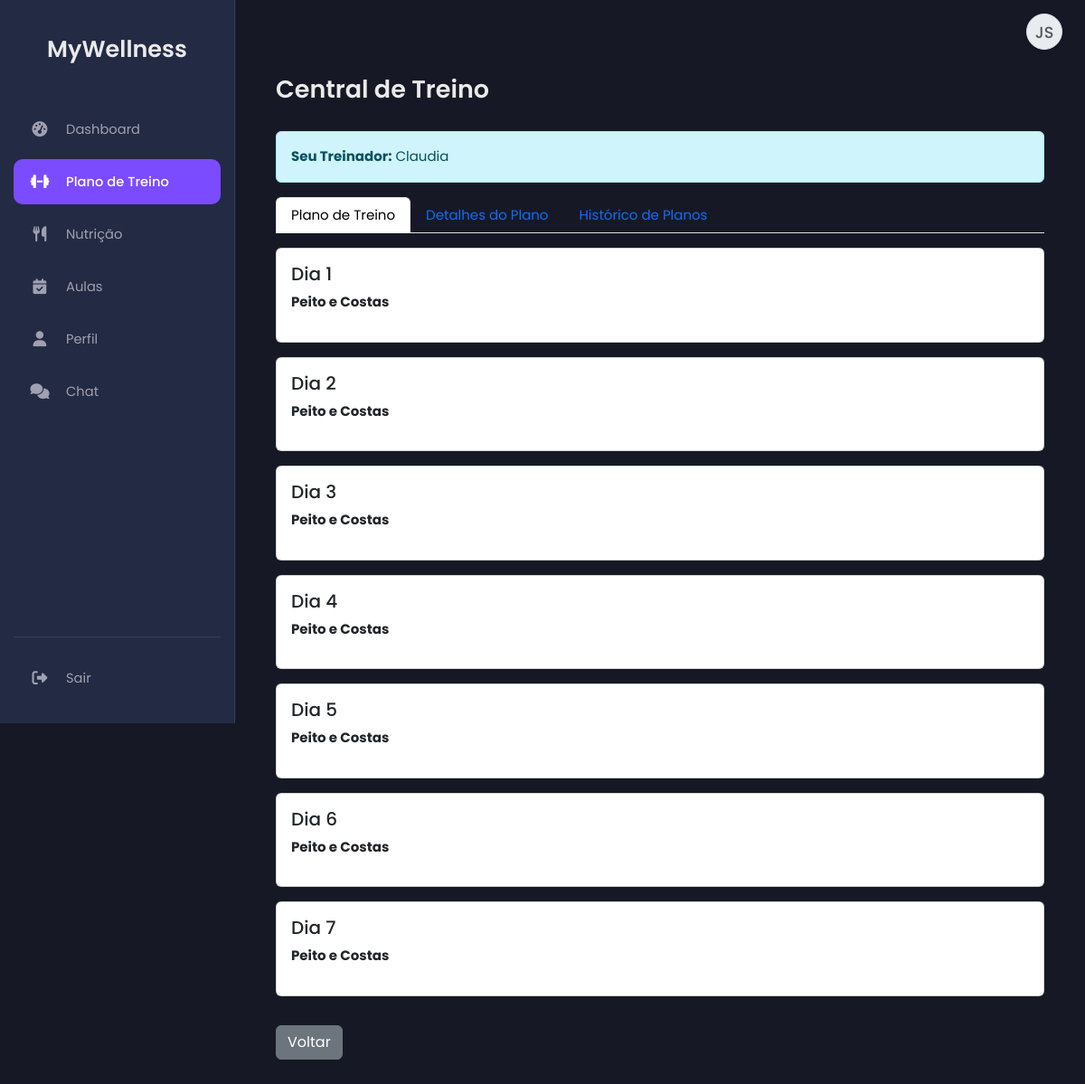
Screenshot of /workout_hub.php (signed in) with the database file from the repository.
### tables this page shows
CREATE TABLE `workout_plans` (
  `id` int(11) NOT NULL,
  `client_id` int(11) NOT NULL,
  `trainer_id` int(11) NOT NULL,
  `plan_details` text NOT NULL,
  `created_at` timestamp NOT NULL DEFAULT current_timestamp(),
  `is_active` tinyint(1) DEFAULT 0
);

CREATE TABLE `users` (
  `id` int(11) NOT NULL,
  `name` varchar(100) NOT NULL,
  `email` varchar(100) NOT NULL,
  `numero_telemovel` varchar(25) DEFAULT NULL COMMENT 'Número de telemóvel do utilizador',
  `password` varchar(255) NOT NULL,
  `role` enum('client','trainer','nutritionist','admin') NOT NULL,
  `token` varchar(255) DEFAULT NULL,
  `reset_token` varchar(255) DEFAULT NULL,
  `reset_token_expires_at` datetime DEFAULT NULL,
  `first_login` tinyint(1) NOT NULL DEFAULT 1,
  `created_at` timestamp NOT NULL DEFAULT current_timestamp(),
  `profile_picture` varchar(255) DEFAULT NULL
);

CREATE TABLE `workout_plan_days` (
  `id` int(11) NOT NULL,
  `workout_plan_id` int(11) DEFAULT NULL,
  `day_name` varchar(255) NOT NULL,
  `day_details` text DEFAULT NULL,
  `day_option_id` int(11) DEFAULT NULL
);

CREATE TABLE `day_options` (
  `id` int(11) NOT NULL,
  `name` varchar(255) NOT NULL
);

### workout_hub.php (the view, shortened to what this page needs)
<?php
include 'db.php';
include 'header.php';
?>
<?php include 'sidebar_client.php'; ?>
<main class="main-content">
    <div class="container mt-5">
        <h2>Central de Treino</h2>
        <?php
        $stmt = $pdo->prepare("SELECT id FROM clients WHERE user_id = ?");
        $stmt->execute([$_SESSION['user_id']]);
        $client = $stmt->fetch();
        if ($client) {
            $client_id = $client['id'];
            $stmt = $pdo->prepare("SELECT wp.id, u.name AS trainer_name
                                    FROM workout_plans wp
                                    JOIN users u ON wp.trainer_id = u.id
                                    WHERE wp.client_id = ? AND wp.is_active = 1");
            $stmt->execute([$client_id]);
            $workout_plan_info = $stmt->fetch();
            if ($workout_plan_info) {
                echo "<div class='alert alert-info' role='alert'>";
                echo "<strong>Seu Treinador:</strong> " . htmlspecialchars($workout_plan_info['trainer_name']);
                echo "</div>";
            }
        }
        ?>
        <ul class="nav nav-tabs" id="myTab">
            <li class="nav-item">
                <a class="nav-link active" id="personal-plan-tab" data-bs-toggle="tab" href="#personal-plan">Plano de Treino</a>
            </li>
            <li class="nav-item">
                <a class="nav-link" id="generic-plans-tab" data-bs-toggle="tab" href="#generic-plans">Detalhes do Plano</a>
            </li>
            <li class="nav-item">
                <a class="nav-link" href="workout_plan_history.php">Histórico de Planos</a>
            </li>
        </ul>
        <div class="tab-content mt-3" id="myTabContent">
            <div class="tab-pane fade show active" id="personal-plan">
                <?php
                if ($client && $workout_plan_info) {
                    $stmt = $pdo->prepare("SELECT wpd.day_name, wpd.day_details, do.name AS day_option_name, wpd.workout_plan_id
                                            FROM workout_plan_days wpd
                                            LEFT JOIN day_options do ON wpd.day_option_id = do.id
                                            WHERE wpd.workout_plan_id = ?");
                    $stmt->execute([$workout_plan_info['id']]);
                    $workout_plan_days = $stmt->fetchAll();
                    if ($workout_plan_days) {
                        foreach ($workout_plan_days as $day) {
                            echo "<div class='card mb-3'>";
                            echo "<div class='card-body'>";
                            echo "<div class='d-flex align-items-center justify-content-between'>";
                            echo "<div>";
                            echo "<h5 class='card-title'>" . htmlspecialchars($day['day_name']) . "</h5>";
                            echo "<p class='card-text'><strong>" . htmlspecialchars($day['day_option_name']) . "</strong></p>";
                            echo "</div>";
                            echo "</div>";
                            echo "</div>";
                            echo "</div>";
                        }
                    } else {
                        echo "<p>Nenhum detalhe diário encontrado.</p>";
                    }
                } else {
                    echo "<p>Nenhum plano de treino encontrado.</p>";
                }
                ?>
            </div>
        </div>
        <a href="dashboard.php" class="btn btn-secondary mt-3">Voltar</a>
    </div>
</main>
<?php
include 'footer.php';
?>

### assets/css/dashboard_cliente.css (style rules this page uses)
:root { --bg-dark-primary: #161925; --bg-dark-secondary: #232A44; --text-light: #EAEAEA; --text-muted: #A0A0B0; --accent-color: #7B4BFF; --accent-color-hover: #6a3ffb; --border-color: #3a3f58; --sidebar-width: 260px; --sidebar-width-collapsed: 80px; --font-family: 'Poppins', sans-serif; }
body.dashboard-body { background-color: var(--bg-dark-primary); color: var(--text-light); font-family: var(--font-family); margin: 0; padding: 0; display: flex; min-height: 100vh; font-size: 15px; }
.main-content { margin-left: var(--sidebar-width); padding: 35px 45px; width: calc(100% - var(--sidebar-width)); background-color: var(--bg-dark-primary); transition: margin-left 0.3s ease, width 0.3s ease; overflow-y: auto; }
.main-content h2 { color: var(--text-light); margin-bottom: 30px; font-weight: 600; font-size: 1.8em; }
.container, .container-fluid, .container-lg, .container-md, .container-sm, .container-xl, .container-xxl { padding-left: 0; padding-right: 0; max-width: 100%; }

### assets/css/personalizacao_chat.css (style rules this page uses)
:root { --chat-bg: #FFFFFF; --chat-text: #000000; --chat-border: #D1D1D6; --chat-messages-bg: #FFFFFF; --chat-input-area-bg: #F8F9FA; --chat-input-bg: #FFFFFF; --chat-placeholder-text: #8A8A8E; --chat-sent-bg: #007AFF; --chat-sent-bg-rgb: 0, 122, 255; --chat-sent-text: #FFFFFF; --chat-received-bg: #E5E5EA; --chat-received-text: #000000; --chat-timestamp-sent: #d1eaff; --chat-timestamp-received: #6c757d; }

### rows the page displays
workout_plans: trainer.name "Claudia"
workout_plan_days: day_name "Dia 1", day_option.name "Peito e Costas"
workout_plan_days: day_name "Dia 2", day_option.name "Peito e Costas"
workout_plan_days: day_name "Dia 3", day_option.name "Peito e Costas"
workout_plan_days: day_name "Dia 4", day_option.name "Peito e Costas"
workout_plan_days: day_name "Dia 5", day_option.name "Peito e Costas"
workout_plan_days: day_name "Dia 6", day_option.name "Peito e Costas"
workout_plan_days: day_name "Dia 7", day_option.name "Peito e Costas"

### other values shown
$user_name_initials "JS"
